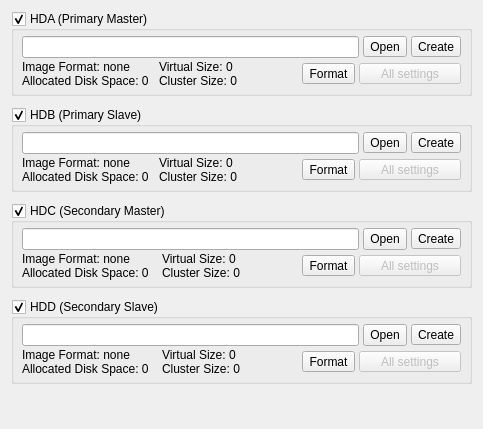
          <widget class="QWidget" name="Tab_HDD">
           <attribute name="title">
            <string>HDD</string>
           </attribute>
           <layout class="QVBoxLayout" name="verticalLayout_9">
            <item>
             <widget class="QGroupBox" name="GB_HDA">
              <property name="title">
               <string>HDA (Primary Master)</string>
              </property>
              <property name="checkable">
               <bool>true</bool>
              </property>
              <property name="checked">
               <bool>true</bool>
              </property>
              <layout class="QGridLayout" name="gridLayout_18">
               <property name="leftMargin">
                <number>8</number>
               </property>
               <property name="topMargin">
                <number>5</number>
               </property>
               <property name="rightMargin">
                <number>8</number>
               </property>
               <property name="bottomMargin">
                <number>5</number>
               </property>
               <property name="horizontalSpacing">
                <number>4</number>
               </property>
               <property name="verticalSpacing">
                <number>2</number>
               </property>
               <item row="0" column="0" colspan="4">
                <widget class="QLineEdit" name="Edit_HDA_Image_Path"/>
               </item>
               <item row="0" column="4">
                <widget class="QToolButton" name="TB_HDA_SetPath">
                 <property name="sizePolicy">
                  <sizepolicy hsizetype="Fixed" vsizetype="Fixed">
                   <horstretch>0</horstretch>
                   <verstretch>0</verstretch>
                  </sizepolicy>
                 </property>
                 <property name="toolTip">
                  <string>Select Disk Image</string>
                 </property>
                 <property name="text">
                  <string>Open</string>
                 </property>
                 <property name="icon">
                  <iconset resource="images.qrc">
                   <normaloff>:/open-file.png</normaloff>:/open-file.png</iconset>
                 </property>
                 <property name="toolButtonStyle">
                  <enum>Qt::ToolButtonIconOnly</enum>
                 </property>
                </widget>
               </item>
               <item row="0" column="5">
                <widget class="QToolButton" name="TB_HDA_Create_HDD">
                 <property name="sizePolicy">
                  <sizepolicy hsizetype="Fixed" vsizetype="Fixed">
                   <horstretch>0</horstretch>
                   <verstretch>0</verstretch>
                  </sizepolicy>
                 </property>
                 <property name="toolTip">
                  <string>Create New HDD</string>
                 </property>
                 <property name="text">
                  <string>Create</string>
                 </property>
                 <property name="icon">
                  <iconset resource="images.qrc">
                   <normaloff>:/add.png</normaloff>:/add.png</iconset>
                 </property>
                 <property name="toolButtonStyle">
                  <enum>Qt::ToolButtonIconOnly</enum>
                 </property>
                </widget>
               </item>
               <item row="1" column="0">
                <layout class="QHBoxLayout" name="horizontalLayout_16">
                 <property name="sizeConstraint">
                  <enum>QLayout::SetMinimumSize</enum>
                 </property>
                 <item>
                  <widget class="QLabel" name="Label_HDA_Info_L">
                   <property name="text">
                    <string>Image Format: none
Allocated Disk Space: 0</string>
                   </property>
                   <property name="textInteractionFlags">
                    <set>Qt::TextSelectableByMouse</set>
                   </property>
                  </widget>
                 </item>
                 <item>
                  <spacer name="horizontalSpacer_14">
                   <property name="orientation">
                    <enum>Qt::Horizontal</enum>
                   </property>
                   <property name="sizeType">
                    <enum>QSizePolicy::Fixed</enum>
                   </property>
                   <property name="sizeHint" stdset="0">
                    <size>
                     <width>10</width>
                     <height>15</height>
                    </size>
                   </property>
                  </spacer>
                 </item>
                 <item>
                  <widget class="QLabel" name="Label_HDA_Info_R">
                   <property name="text">
                    <string>Virtual Size: 0
Cluster Size: 0</string>
                   </property>
                  </widget>
                 </item>
                </layout>
               </item>
               <item row="1" column="1">
                <spacer name="horizontalSpacer_7">
                 <property name="orientation">
                  <enum>Qt::Horizontal</enum>
                 </property>
                 <property name="sizeHint" stdset="0">
                  <size>
                   <width>57</width>
                   <height>20</height>
                  </size>
                 </property>
                </spacer>
               </item>
               <item row="1" column="2">
                <widget class="QToolButton" name="TB_HDA_Format_HDD">
                 <property name="sizePolicy">
                  <sizepolicy hsizetype="Minimum" vsizetype="Fixed">
                   <horstretch>0</horstretch>
                   <verstretch>0</verstretch>
                  </sizepolicy>
                 </property>
                 <property name="text">
                  <string>Format</string>
                 </property>
                 <property name="icon">
                  <iconset resource="images.qrc">
                   <normaloff>:/eraser.png</normaloff>:/eraser.png</iconset>
                 </property>
                 <property name="toolButtonStyle">
                  <enum>Qt::ToolButtonTextBesideIcon</enum>
                 </property>
                </widget>
               </item>
               <item row="1" column="3" colspan="3">
                <widget class="QToolButton" name="TB_HDA_Advanced_Settings">
                 <property name="enabled">
                  <bool>false</bool>
                 </property>
                 <property name="sizePolicy">
                  <sizepolicy hsizetype="Minimum" vsizetype="Fixed">
                   <horstretch>0</horstretch>
                   <verstretch>0</verstretch>
                  </sizepolicy>
                 </property>
                 <property name="text">
                  <string>All settings</string>
                 </property>
                 <property name="icon">
                  <iconset resource="images.qrc">
                   <normaloff>:/configure.png</normaloff>:/configure.png</iconset>
                 </property>
                 <property name="toolButtonStyle">
                  <enum>Qt::ToolButtonTextBesideIcon</enum>
                 </property>
                </widget>
               </item>
              </layout>
             </widget>
            </item>
            <item>
             <spacer name="verticalSpacer_11">
              <property name="orientation">
               <enum>Qt::Vertical</enum>
              </property>
              <property name="sizeType">
               <enum>QSizePolicy::Fixed</enum>
              </property>
              <property name="sizeHint" stdset="0">
               <size>
                <width>200</width>
                <height>5</height>
               </size>
              </property>
             </spacer>
            </item>
            <item>
             <widget class="QGroupBox" name="GB_HDB">
              <property name="title">
               <string>HDB (Primary Slave)</string>
              </property>
              <property name="checkable">
               <bool>true</bool>
              </property>
              <property name="checked">
               <bool>true</bool>
              </property>
              <layout class="QGridLayout" name="gridLayout_17">
               <property name="leftMargin">
                <number>8</number>
               </property>
               <property name="topMargin">
                <number>5</number>
               </property>
               <property name="rightMargin">
                <number>8</number>
               </property>
               <property name="bottomMargin">
                <number>5</number>
               </property>
               <property name="horizontalSpacing">
                <number>4</number>
               </property>
               <property name="verticalSpacing">
                <number>2</number>
               </property>
               <item row="0" column="0" colspan="4">
                <widget class="QLineEdit" name="Edit_HDB_Image_Path"/>
               </item>
               <item row="0" column="4">
                <widget class="QToolButton" name="TB_HDB_SetPath">
                 <property name="sizePolicy">
                  <sizepolicy hsizetype="Fixed" vsizetype="Fixed">
                   <horstretch>0</horstretch>
                   <verstretch>0</verstretch>
                  </sizepolicy>
                 </property>
                 <property name="toolTip">
                  <string>Select Disk Image</string>
                 </property>
                 <property name="text">
                  <string>Open</string>
                 </property>
                 <property name="icon">
                  <iconset resource="images.qrc">
                   <normaloff>:/open-file.png</normaloff>:/open-file.png</iconset>
                 </property>
                 <property name="toolButtonStyle">
                  <enum>Qt::ToolButtonIconOnly</enum>
                 </property>
                </widget>
               </item>
               <item row="0" column="5">
                <widget class="QToolButton" name="TB_HDB_Create_HDD">
                 <property name="sizePolicy">
                  <sizepolicy hsizetype="Fixed" vsizetype="Fixed">
                   <horstretch>0</horstretch>
                   <verstretch>0</verstretch>
                  </sizepolicy>
                 </property>
                 <property name="toolTip">
                  <string>Create New HDD</string>
                 </property>
                 <property name="text">
                  <string>Create</string>
                 </property>
                 <property name="icon">
                  <iconset resource="images.qrc">
                   <normaloff>:/add.png</normaloff>:/add.png</iconset>
                 </property>
                 <property name="toolButtonStyle">
                  <enum>Qt::ToolButtonIconOnly</enum>
                 </property>
                </widget>
               </item>
               <item row="1" column="0">
                <layout class="QHBoxLayout" name="horizontalLayout_17">
                 <property name="sizeConstraint">
                  <enum>QLayout::SetMinimumSize</enum>
                 </property>
                 <item>
                  <widget class="QLabel" name="Label_HDB_Info_L">
                   <property name="text">
                    <string>Image Format: none
Allocated Disk Space: 0</string>
                   </property>
                   <property name="textInteractionFlags">
                    <set>Qt::TextSelectableByMouse</set>
                   </property>
                  </widget>
                 </item>
                 <item>
                  <spacer name="horizontalSpacer_15">
                   <property name="orientation">
                    <enum>Qt::Horizontal</enum>
                   </property>
                   <property name="sizeType">
                    <enum>QSizePolicy::Fixed</enum>
                   </property>
                   <property name="sizeHint" stdset="0">
                    <size>
                     <width>10</width>
                     <height>15</height>
                    </size>
                   </property>
                  </spacer>
                 </item>
                 <item>
                  <widget class="QLabel" name="Label_HDB_Info_R">
                   <property name="text">
                    <string>Virtual Size: 0
Cluster Size: 0</string>
                   </property>
                  </widget>
                 </item>
                </layout>
               </item>
               <item row="1" column="1">
                <spacer name="horizontalSpacer_12">
                 <property name="orientation">
                  <enum>Qt::Horizontal</enum>
                 </property>
                 <property name="sizeHint" stdset="0">
                  <size>
                   <width>57</width>
                   <height>20</height>
                  </size>
                 </property>
                </spacer>
               </item>
               <item row="1" column="2">
                <widget class="QToolButton" name="TB_HDB_Format_HDD">
                 <property name="sizePolicy">
                  <sizepolicy hsizetype="Minimum" vsizetype="Fixed">
                   <horstretch>0</horstretch>
                   <verstretch>0</verstretch>
                  </sizepolicy>
                 </property>
                 <property name="text">
                  <string>Format</string>
                 </property>
                 <property name="icon">
                  <iconset resource="images.qrc">
                   <normaloff>:/eraser.png</normaloff>:/eraser.png</iconset>
                 </property>
                 <property name="toolButtonStyle">
                  <enum>Qt::ToolButtonTextBesideIcon</enum>
                 </property>
                </widget>
               </item>
               <item row="1" column="3" colspan="3">
                <widget class="QToolButton" name="TB_HDB_Advanced_Settings">
                 <property name="enabled">
                  <bool>false</bool>
                 </property>
                 <property name="sizePolicy">
                  <sizepolicy hsizetype="Minimum" vsizetype="Fixed">
                   <horstretch>0</horstretch>
                   <verstretch>0</verstretch>
                  </sizepolicy>
                 </property>
                 <property name="text">
                  <string>All settings</string>
                 </property>
                 <property name="icon">
                  <iconset resource="images.qrc">
                   <normaloff>:/configure.png</normaloff>:/configure.png</iconset>
                 </property>
                 <property name="toolButtonStyle">
                  <enum>Qt::ToolButtonTextBesideIcon</enum>
                 </property>
                </widget>
               </item>
              </layout>
             </widget>
            </item>
            <item>
             <spacer name="verticalSpacer_13">
              <property name="orientation">
               <enum>Qt::Vertical</enum>
              </property>
              <property name="sizeType">
               <enum>QSizePolicy::Fixed</enum>
              </property>
              <property name="sizeHint" stdset="0">
               <size>
                <width>200</width>
                <height>5</height>
               </size>
              </property>
             </spacer>
            </item>
            <item>
             <widget class="QGroupBox" name="GB_HDC">
              <property name="title">
               <string>HDC (Secondary Master)</string>
              </property>
              <property name="checkable">
               <bool>true</bool>
              </property>
              <property name="checked">
               <bool>true</bool>
              </property>
              <layout class="QGridLayout" name="gridLayout_15">
               <property name="leftMargin">
                <number>8</number>
               </property>
               <property name="topMargin">
                <number>5</number>
               </property>
               <property name="rightMargin">
                <number>8</number>
               </property>
               <property name="bottomMargin">
                <number>5</number>
               </property>
               <property name="horizontalSpacing">
                <number>4</number>
               </property>
               <property name="verticalSpacing">
                <number>2</number>
               </property>
               <item row="0" column="0" colspan="4">
                <widget class="QLineEdit" name="Edit_HDC_Image_Path"/>
               </item>
               <item row="0" column="4">
                <widget class="QToolButton" name="TB_HDC_SetPath">
                 <property name="sizePolicy">
                  <sizepolicy hsizetype="Fixed" vsizetype="Minimum">
                   <horstretch>0</horstretch>
                   <verstretch>0</verstretch>
                  </sizepolicy>
                 </property>
                 <property name="toolTip">
                  <string>Select Disk Image</string>
                 </property>
                 <property name="text">
                  <string>Open</string>
                 </property>
                 <property name="icon">
                  <iconset resource="images.qrc">
                   <normaloff>:/open-file.png</normaloff>:/open-file.png</iconset>
                 </property>
                 <property name="toolButtonStyle">
                  <enum>Qt::ToolButtonIconOnly</enum>
                 </property>
                </widget>
               </item>
               <item row="0" column="5">
                <widget class="QToolButton" name="TB_HDC_Create_HDD">
                 <property name="sizePolicy">
                  <sizepolicy hsizetype="Fixed" vsizetype="Fixed">
                   <horstretch>0</horstretch>
                   <verstretch>0</verstretch>
                  </sizepolicy>
                 </property>
                 <property name="toolTip">
                  <string>Create New HDD</string>
                 </property>
                 <property name="text">
                  <string>Create</string>
                 </property>
                 <property name="icon">
                  <iconset resource="images.qrc">
                   <normaloff>:/add.png</normaloff>:/add.png</iconset>
                 </property>
                 <property name="toolButtonStyle">
                  <enum>Qt::ToolButtonIconOnly</enum>
                 </property>
                </widget>
               </item>
               <item row="1" column="0">
                <layout class="QHBoxLayout" name="horizontalLayout_18">
                 <property name="sizeConstraint">
                  <enum>QLayout::SetMinimumSize</enum>
                 </property>
                 <item>
                  <widget class="QLabel" name="Label_HDC_Info_L">
                   <property name="text">
                    <string>Image Format: none
Allocated Disk Space: 0</string>
                   </property>
                   <property name="textInteractionFlags">
                    <set>Qt::TextSelectableByMouse</set>
                   </property>
                  </widget>
                 </item>
                 <item>
                  <spacer name="horizontalSpacer_16">
                   <property name="orientation">
                    <enum>Qt::Horizontal</enum>
                   </property>
                   <property name="sizeType">
                    <enum>QSizePolicy::Fixed</enum>
                   </property>
                   <property name="sizeHint" stdset="0">
                    <size>
                     <width>13</width>
                     <height>17</height>
                    </size>
                   </property>
                  </spacer>
                 </item>
                 <item>
                  <widget class="QLabel" name="Label_HDC_Info_R">
                   <property name="text">
                    <string>Virtual Size: 0
Cluster Size: 0</string>
                   </property>
                  </widget>
                 </item>
                </layout>
               </item>
               <item row="1" column="1">
                <spacer name="horizontalSpacer_13">
                 <property name="orientation">
                  <enum>Qt::Horizontal</enum>
                 </property>
                 <property name="sizeHint" stdset="0">
                  <size>
                   <width>54</width>
                   <height>20</height>
                  </size>
                 </property>
                </spacer>
               </item>
               <item row="1" column="2">
                <widget class="QToolButton" name="TB_HDC_Format_HDD">
                 <property name="sizePolicy">
                  <sizepolicy hsizetype="Minimum" vsizetype="Fixed">
                   <horstretch>0</horstretch>
                   <verstretch>0</verstretch>
                  </sizepolicy>
                 </property>
                 <property name="text">
                  <string>Format</string>
                 </property>
                 <property name="icon">
                  <iconset resource="images.qrc">
                   <normaloff>:/eraser.png</normaloff>:/eraser.png</iconset>
                 </property>
                 <property name="toolButtonStyle">
                  <enum>Qt::ToolButtonTextBesideIcon</enum>
                 </property>
                </widget>
               </item>
               <item row="1" column="3" colspan="3">
                <widget class="QToolButton" name="TB_HDC_Advanced_Settings">
                 <property name="enabled">
                  <bool>false</bool>
                 </property>
                 <property name="sizePolicy">
                  <sizepolicy hsizetype="Minimum" vsizetype="Fixed">
                   <horstretch>0</horstretch>
                   <verstretch>0</verstretch>
                  </sizepolicy>
                 </property>
                 <property name="text">
                  <string>All settings</string>
                 </property>
                 <property name="icon">
                  <iconset resource="images.qrc">
                   <normaloff>:/configure.png</normaloff>:/configure.png</iconset>
                 </property>
                 <property name="toolButtonStyle">
                  <enum>Qt::ToolButtonTextBesideIcon</enum>
                 </property>
                </widget>
               </item>
              </layout>
             </widget>
            </item>
            <item>
             <spacer name="verticalSpacer_14">
              <property name="orientation">
               <enum>Qt::Vertical</enum>
              </property>
              <property name="sizeType">
               <enum>QSizePolicy::Fixed</enum>
              </property>
              <property name="sizeHint" stdset="0">
               <size>
                <width>200</width>
                <height>5</height>
               </size>
              </property>
             </spacer>
            </item>
            <item>
             <widget class="QGroupBox" name="GB_HDD">
              <property name="title">
               <string>HDD (Secondary Slave)</string>
              </property>
              <property name="checkable">
               <bool>true</bool>
              </property>
              <property name="checked">
               <bool>true</bool>
              </property>
              <layout class="QGridLayout" name="gridLayout">
               <property name="leftMargin">
                <number>8</number>
               </property>
               <property name="topMargin">
                <number>5</number>
               </property>
               <property name="rightMargin">
                <number>8</number>
               </property>
               <property name="bottomMargin">
                <number>5</number>
               </property>
               <property name="horizontalSpacing">
                <number>4</number>
               </property>
               <property name="verticalSpacing">
                <number>2</number>
               </property>
               <item row="0" column="0" colspan="4">
                <widget class="QLineEdit" name="Edit_HDD_Image_Path"/>
               </item>
               <item row="0" column="4">
                <widget class="QToolButton" name="TB_HDD_SetPath">
                 <property name="sizePolicy">
                  <sizepolicy hsizetype="Fixed" vsizetype="Minimum">
                   <horstretch>0</horstretch>
                   <verstretch>0</verstretch>
                  </sizepolicy>
                 </property>
                 <property name="toolTip">
                  <string>Select Disk Image</string>
                 </property>
                 <property name="text">
                  <string>Open</string>
                 </property>
                 <property name="icon">
                  <iconset resource="images.qrc">
                   <normaloff>:/open-file.png</normaloff>:/open-file.png</iconset>
                 </property>
                 <property name="toolButtonStyle">
                  <enum>Qt::ToolButtonIconOnly</enum>
                 </property>
                </widget>
               </item>
               <item row="0" column="5">
                <widget class="QToolButton" name="TB_HDD_Create_HDD">
                 <property name="sizePolicy">
                  <sizepolicy hsizetype="Fixed" vsizetype="Fixed">
                   <horstretch>0</horstretch>
                   <verstretch>0</verstretch>
                  </sizepolicy>
                 </property>
                 <property name="toolTip">
                  <string>Create New HDD</string>
                 </property>
                 <property name="text">
                  <string>Create</string>
                 </property>
                 <property name="icon">
                  <iconset resource="images.qrc">
                   <normaloff>:/add.png</normaloff>:/add.png</iconset>
                 </property>
                 <property name="toolButtonStyle">
                  <enum>Qt::ToolButtonIconOnly</enum>
                 </property>
                </widget>
               </item>
               <item row="1" column="0">
                <layout class="QHBoxLayout" name="horizontalLayout_19">
                 <property name="sizeConstraint">
                  <enum>QLayout::SetMinimumSize</enum>
                 </property>
                 <item>
                  <widget class="QLabel" name="Label_HDD_Info_L">
                   <property name="text">
                    <string>Image Format: none
Allocated Disk Space: 0</string>
                   </property>
                   <property name="textInteractionFlags">
                    <set>Qt::TextSelectableByMouse</set>
                   </property>
                  </widget>
                 </item>
                 <item>
                  <spacer name="horizontalSpacer_17">
                   <property name="orientation">
                    <enum>Qt::Horizontal</enum>
                   </property>
                   <property name="sizeType">
                    <enum>QSizePolicy::Fixed</enum>
                   </property>
                   <property name="sizeHint" stdset="0">
                    <size>
                     <width>13</width>
                     <height>17</height>
                    </size>
                   </property>
                  </spacer>
                 </item>
                 <item>
                  <widget class="QLabel" name="Label_HDD_Info_R">
                   <property name="text">
                    <string>Virtual Size: 0
Cluster Size: 0</string>
                   </property>
                  </widget>
                 </item>
                </layout>
               </item>
               <item row="1" column="1">
                <spacer name="horizontalSpacer_18">
                 <property name="orientation">
                  <enum>Qt::Horizontal</enum>
                 </property>
                 <property name="sizeHint" stdset="0">
                  <size>
                   <width>54</width>
                   <height>20</height>
                  </size>
                 </property>
                </spacer>
               </item>
               <item row="1" column="2">
                <widget class="QToolButton" name="TB_HDD_Format_HDD">
                 <property name="sizePolicy">
                  <sizepolicy hsizetype="Minimum" vsizetype="Fixed">
                   <horstretch>0</horstretch>
                   <verstretch>0</verstretch>
                  </sizepolicy>
                 </property>
                 <property name="text">
                  <string>Format</string>
                 </property>
                 <property name="icon">
                  <iconset resource="images.qrc">
                   <normaloff>:/eraser.png</normaloff>:/eraser.png</iconset>
                 </property>
                 <property name="toolButtonStyle">
                  <enum>Qt::ToolButtonTextBesideIcon</enum>
                 </property>
                </widget>
               </item>
               <item row="1" column="3" colspan="3">
                <widget class="QToolButton" name="TB_HDD_Advanced_Settings">
                 <property name="enabled">
                  <bool>false</bool>
                 </property>
                 <property name="sizePolicy">
                  <sizepolicy hsizetype="Minimum" vsizetype="Fixed">
                   <horstretch>0</horstretch>
                   <verstretch>0</verstretch>
                  </sizepolicy>
                 </property>
                 <property name="text">
                  <string>All settings</string>
                 </property>
                 <property name="icon">
                  <iconset resource="images.qrc">
                   <normaloff>:/configure.png</normaloff>:/configure.png</iconset>
                 </property>
                 <property name="toolButtonStyle">
                  <enum>Qt::ToolButtonTextBesideIcon</enum>
                 </property>
                </widget>
               </item>
              </layout>
             </widget>
            </item>
            <item>
             <spacer name="verticalSpacer_10">
              <property name="orientation">
               <enum>Qt::Vertical</enum>
              </property>
              <property name="sizeHint" stdset="0">
               <size>
                <width>20</width>
                <height>34</height>
               </size>
              </property>
             </spacer>
            </item>
           </layout>
          </widget>
